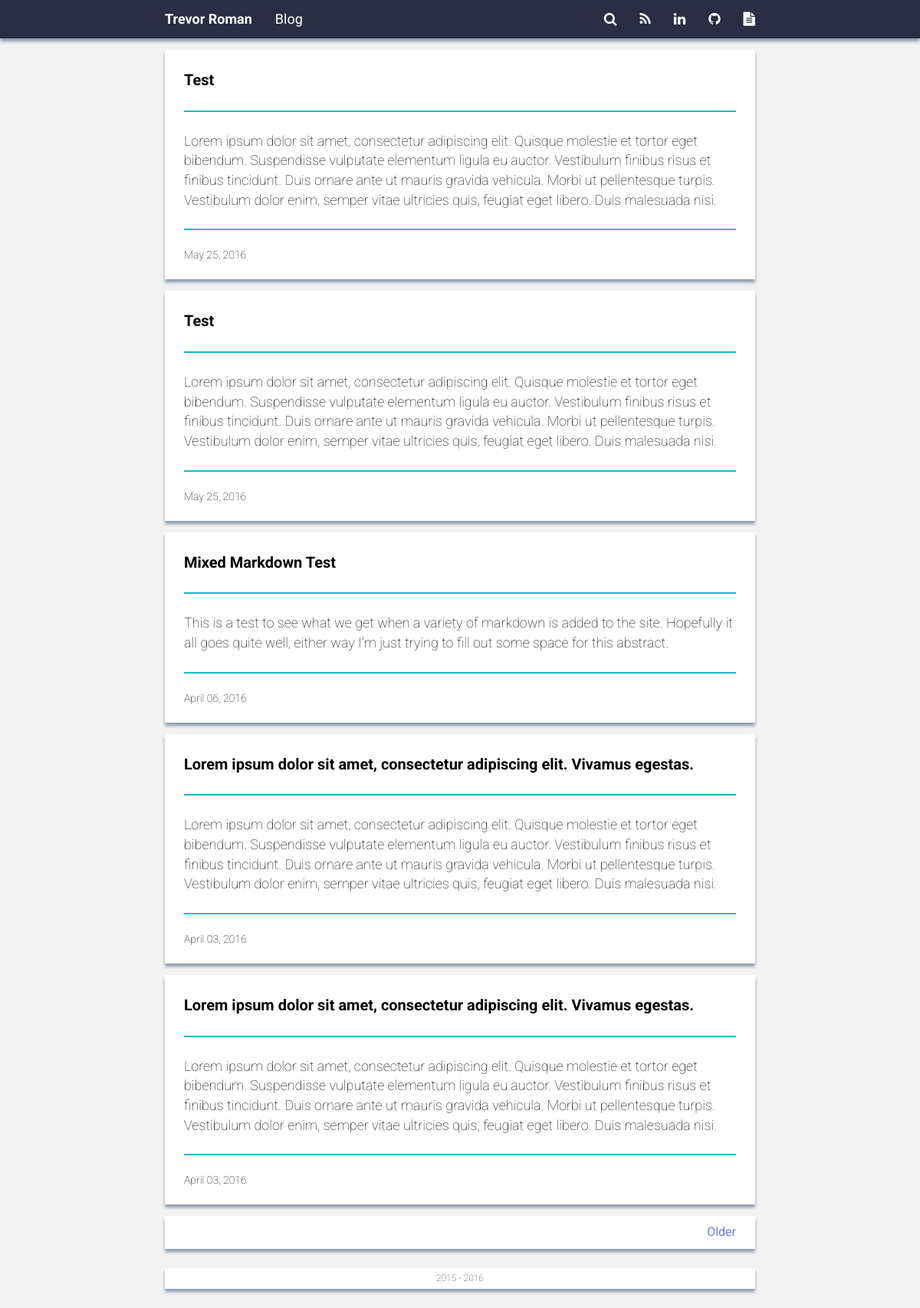
Page /blog on the committed database.
### app/models.py (models this page shows, shortened)
class Post(db.Model):
    __tablename__ = 'post'
    id = db.Column(db.Integer, primary_key=True)
    title = db.Column(db.String(100))
    abstract = db.Column(db.String(1000))
    body = db.Column(db.Text)
    created = db.Column(db.DateTime)
    updated = db.Column(db.DateTime)
    repo_url = db.Column(db.String(200))
    user_id = db.Column(db.Integer, db.ForeignKey('user.id'))
    tags = relationship("Tag", secondary=post_tag_table, back_populates="posts")

### app/views/main.py (the view)
@app.route('/blog')
@app.route('/blog/<int:page_index>')
@app.route('/blog/post/<int:post_id>')
def blog(page_index=1, post_id=None):
    log.info("Received request for /blog")
    posts = None
    if post_id is not None and page_index is not None:
        posts = query_by_id(post_id, page_index)
    else:
        posts = query_for_posts(page_index)
    if posts is None:
        return abort(404)
    else:
        log.info("Rendering /blog/" + str(page_index))
        return render_template('post.html', page='blog', posts=posts, year=year)

### app/views/main.py (called while the page is built)
def query_for_posts(page_index=None):
    if page_index is not None:
        log.info("Querying for all posts on page %d" % page_index)
        results = models.Post.query \
            .filter(~models.Post.tags.any(models.Tag.name.in_(['home']))) \
            .order_by(models.Post.updated.desc()) \
            .paginate(page_index, configuration.POSTS_PER_PAGE, False)
        if query_successful(results.items):
            log.info("Query successful, returning %d results" % len(results.items))
            return results
        else:
            log.error("Query failed, returning None")
            return None
    if page_index is None:
        log.error("Page index was not initialized, could not paginate query.")
    log.error("Query failed, returning None")
    return None

def query_successful(results=None):
    if results is None:
        log.error("Database query failed critically")
        return False
    elif len(results) == 0:
        log.error("No results were returned")
        return False
    return True

### app/templates/post.html (shortened to what this page needs)
{% extends "base.html" %}
{% block content %}
    {% for post in posts.items %}
        <div id="post-{{ loop.index }}" class="post">
            <div id="post-title-{{ loop.index }}" class="post-title">
                {% if post.title %}
                    <a href="{{ url_for(page, post_id=post.id) }}"><p>{{ post.title }}</p></a>
                {% else %}
                    <p>Error: No Title</p>
                {% endif %}
            </div>
            <div id="post-abstract-{{ loop.index }}" class="post-abstract">
                {% if post.abstract %}
                    <p>{{ post.abstract }}</p>
                {% else %}
                    <p>Error: No Abstract</p>
                {% endif %}
            </div>
            <div id="post-info-{{ loop.index }}" class="post-info">
                <div id="post-date-{{ loop.index }}" class="post-date">
                    {% if post.updated %}
                        <span>{{ post.updated.strftime("%B %d, %Y") }}</span>
                    {% else %}
                        <p>Error: No Date</p>
                    {% endif %}
                </div>
            </div>
        </div>
    {% endfor %}
    {% if posts.has_prev or posts.has_next %}
        <div class="post-navigate">
            <div class="container-fluid">
                {% if posts.has_next %}
                    <a class="older-posts-button" href="{{ url_for(page, page_index=posts.next_num) }}">Older</a>
                {% endif %}
            </div>
        </div>
    {% endif %}
{% endblock %}

### app/static/css/style.css (style rules this page uses)
body { --color-primary-1: #f2f2f2; --color-primary-2: #FFFFFF; --color-secondary-1: #2B2D42; --color-shadow: #8D99AE; --color-text-1: #000000; --color-text-2: #FFFFFF; --color-links: #6A7FDB; --color-separator: #16BAC5; --font-xlarge: 20px; --font-large: 18px; --font-normal: 16px; --font-small: 14px; --font-xsmall: 12px; background-color: var(--color-primary-1); font-family: 'Roboto'; font-size: var(--font-normal); }
.post, .tags { padding: 25px; margin-bottom: 15px; background-color: var(--color-primary-2); box-shadow: 0px 4px 4px var(--color-shadow); }
.post-title, .tags-title { margin-bottom: 25px; font-weight: bold; font-size: var(--font-xlarge); }
.post-title a, .tags-title p { color: var(--color-text-1); text-decoration: none; }
.post-abstract, .tags-list { color: var(--color-text-1); font-weight: lighter; font-size: var(--font-large); padding-top: 25px; padding-bottom: 25px; border-top: solid var(--color-separator) 2px; border-bottom: solid var(--color-separator) 2px; }
.post-abstract p { margin: 0px; padding: 0px; }
.post-info { height: var(--font-small); line-height: var(--font-small); margin-top: 25px; }
.post-date span { float: left; font-weight: lighter; font-size: var(--font-small); color: var(--color-text-1); }
.post-navigate { background-color: var(--color-primary-2); padding: 10px; box-shadow: 0px 4px 4px var(--color-shadow); margin-bottom: 25px; }
.older-posts-button { float: right; color: var(--color-links); }

### rows in the picture
Post: title "Test", abstract "Lorem ipsum dolor sit amet, consectetur adipiscing elit. Quisque molestie et tortor eget bibendum. Suspendisse vulputate elementum ligula eu auctor. Vestibulum finibus risus et finibus tincidunt. Duis ornare ante ut mauris gravida vehicula. Morbi ut pellentesque turpis. Vestibulum dolor enim, semper vitae ultricies quis, feugiat eget libero. Duis malesuada nisi.", updated "May 25, 2016"
Post: title "Test", abstract "Lorem ipsum dolor sit amet, consectetur adipiscing elit. Quisque molestie et tortor eget bibendum. Suspendisse vulputate elementum ligula eu auctor. Vestibulum finibus risus et finibus tincidunt. Duis ornare ante ut mauris gravida vehicula. Morbi ut pellentesque turpis. Vestibulum dolor enim, semper vitae ultricies quis, feugiat eget libero. Duis malesuada nisi.", updated "May 25, 2016"
Post: title "Mixed Markdown Test", abstract "This is a test to see what we get when a variety of markdown is added to the site. Hopefully it all goes quite well, either way I'm just trying to fill out some space for this abstract.", updated "April 06, 2016"
Post: title "Lorem ipsum dolor sit amet, consectetur adipiscing elit. Vivamus egestas.", abstract "Lorem ipsum dolor sit amet, consectetur adipiscing elit. Quisque molestie et tortor eget bibendum. Suspendisse vulputate elementum ligula eu auctor. Vestibulum finibus risus et finibus tincidunt. Duis ornare ante ut mauris gravida vehicula. Morbi ut pellentesque turpis. Vestibulum dolor enim, semper vitae ultricies quis, feugiat eget libero. Duis malesuada nisi.", updated "April 03, 2016"
Post: title "Lorem ipsum dolor sit amet, consectetur adipiscing elit. Vivamus egestas.", abstract "Lorem ipsum dolor sit amet, consectetur adipiscing elit. Quisque molestie et tortor eget bibendum. Suspendisse vulputate elementum ligula eu auctor. Vestibulum finibus risus et finibus tincidunt. Duis ornare ante ut mauris gravida vehicula. Morbi ut pellentesque turpis. Vestibulum dolor enim, semper vitae ultricies quis, feugiat eget libero. Duis malesuada nisi.", updated "April 03, 2016"

### other values in the picture
{{ year }} "2016"
